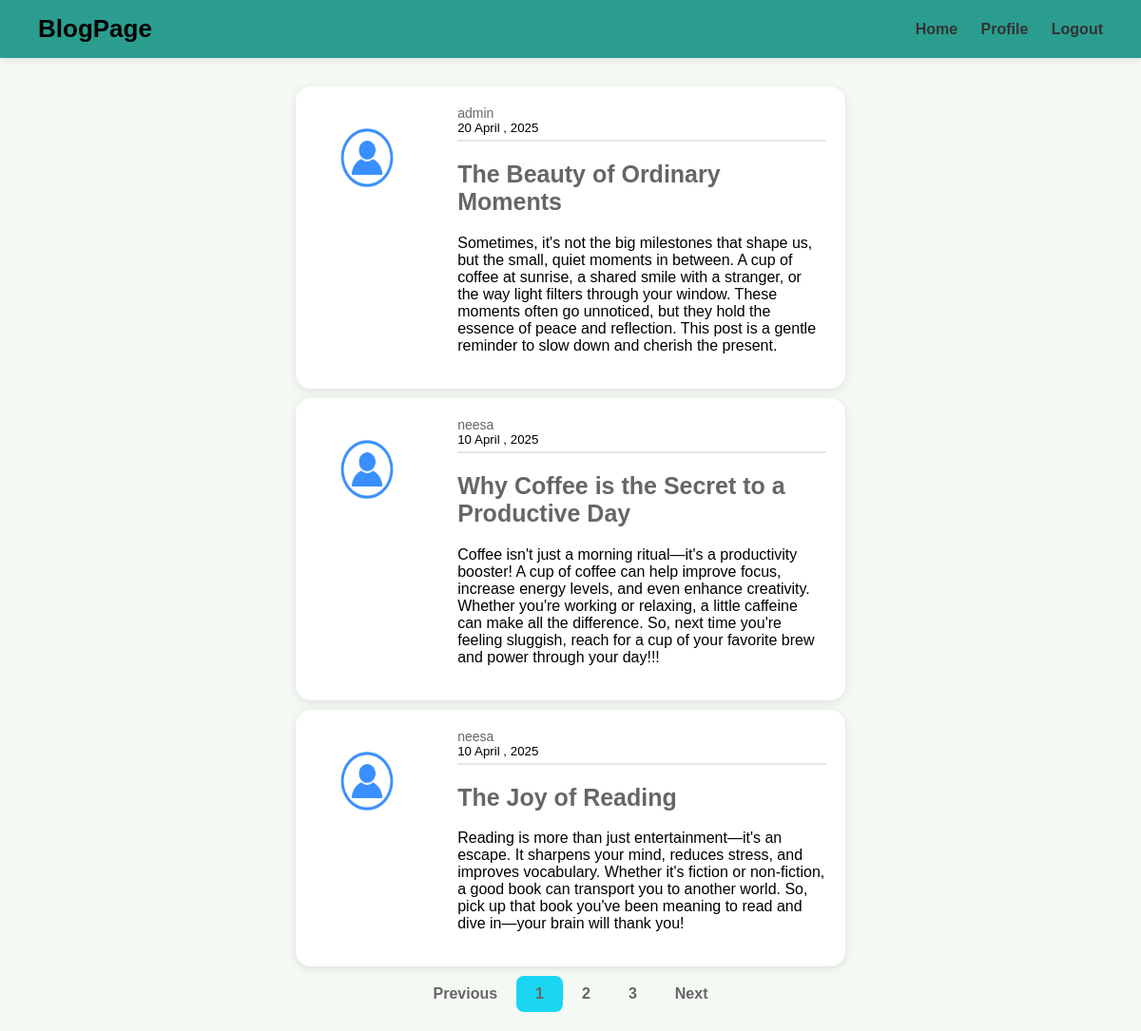
Screenshot of / (signed in) with the database file from the repository.
### dashboard/models.py (models this page shows, shortened)
class Post(models.Model):
    title = models.CharField(max_length=100)
    content = models.TextField()
    date_posted = models.DateTimeField(default=timezone.now)
    author = models.ForeignKey(User, on_delete=models.CASCADE)

### users/models.py (models this page shows, shortened)
class User(AbstractUser):
    email = models.EmailField(unique=True)
    bio = models.TextField(blank=True, null=True)
    profile_picture = models.ImageField(
        upload_to="profile_pics/", default="default.jpg", blank=True, null=True
    )

### dashboard/views.py (the view)
# urls.py: path("", HomeView.as_view(), name="home"),
class HomeView(LoginRequiredMixin, ListView):
    model = Post
    template_name = "dashboard/home.html"
    context_object_name = "posts"
    paginate_by = 3
    login_url = "login"
    def get_queryset(self):
        posts = Post.objects.order_by("-date_posted")
        for post in posts:
            post.display_date = custom_date_display(post.date_posted)
        return posts

### blogpage/utils.py (called while the page is built)
def custom_date_display(value):
    if not value:
        return ""
    now = timezone.now()
    date = (
        value
        if isinstance(value, datetime)
        else datetime.combine(value, datetime.min.time())
    )
    date_only = date.date()
    now_only = now.date()
    if date_only == now_only:
        diff = timesince(date, now)
        return f"{diff.split(',')[0]} ago"
    elif date_only == now_only - timedelta(days=1):
        return "Yesterday"
    else:
        return date.strftime("%d %B , %Y")

### dashboard/templates/dashboard/home.html
{% extends "dashboard/layout.html" %}
{% load static %}
{% block content %}
<div class="content-section">
    {% for post in posts %}
        <article class="media content-section">
            <div class="media">
                <img class="article-img" src="{{ '/media/default.jpg' }}" alt="Profile picture">
            </div>
                <div class="media-body">
                    <div class="article-metadata">
                        <a class="mr-3" href="{% url 'dashboard:user_account' username=post.author.username %}">
                            {{ post.author.username }}
                        </a>
                        <small class="text-muted">{{ post.display_date }}</small>
                    </div>
                    <h2>
                        <a class="article-title" href="{% url 'dashboard:post_detail' pk=post.id %}">
                            {{ post.title }}
                        </a>
                    </h2>
                    <p class="article-content">{{ post.content }}</p>
                </div>
        </article>
    {% endfor %}
    {% if is_paginated %}
    <div class="pagination">
        {% if page_obj.has_previous %}
            <a class="btn btn-outline-info mb-4" href="?page={{ page_obj.previous_page_number }}">Previous</a>
        {% else %}
            <a class="btn btn-outline-info mb-4 disabled" href="#">Previous</a>
        {% endif %}
        {% for page_num in paginator.page_range %}
            {% if page_num == page_obj.number %}
                <a class="btn btn-info mb-4" href="?page={{ page_num }}">{{ page_num }}</a>
            {% else %}
                <a class="btn btn-outline-info mb-4" href="?page={{ page_num }}">{{ page_num }}</a>
            {% endif %}
        {% endfor %}
        {% if page_obj.has_next %}
            <a class="btn btn-outline-info mb-4" href="?page={{ page_obj.next_page_number }}">Next</a>
        {% else %}
            <a class="btn btn-outline-info mb-4 disabled" href="#">Next</a>
        {% endif %}
    </div>
    {% endif %}
</div>
{% endblock %}

### dashboard/static/dashboard/style.css (style rules this page uses)
body { font-family: Arial, sans-serif; margin: 0; background: #f4f9f4; }
h1, h2, h3, h4, h5, h6 { color: #382d6a; }
a { color: #666; font-size: 14px; text-decoration: none; }
.content-section { padding: 10px; width: 80%; margin: 0 auto; }
.btn-info { background-color: #1ad6f3; }
.media.content-section { display: flex; align-items: flex-start; background: #ffffff; border-radius: 16px; padding: 20px; box-shadow: 0 2px 10px rgba(0, 0, 0, 0.1); max-width: 90%; margin: 10px auto; }
.media { display: flex; align-items: center; padding: 20px; gap: 20px; }
.article-img { height: 70px; width: 70px; margin-right: 20px; }
.article-title { font-size: 25px; }
.article-content { font-size: 16px; }
.article-metadata { display: flex; flex-direction: column; align-items: flex-start; padding-bottom: 5px; margin-bottom: 6px; border-bottom: 2px solid #e6e6e6; }
button, .btn { padding: 10px 20px; border: none; border-radius: 8px; font-size: 16px; font-weight: 600; cursor: pointer; transition: background 0.3s ease, color 0.3s ease; }
.pagination { display: flex; justify-content: center; }

### rows the page displays
Post: author.username "admin", display_date "20 April , 2025", title "The Beauty of Ordinary Moments", content "Sometimes, it's not the big milestones that shape us, but the small, quiet moments in between. A cup of coffee at sunrise, a shared smile with a stranger, or the way light filters through your window. These moments often go unnoticed, but they hold the essence of peace and reflection. This post is a gentle reminder to slow down and cherish the present."
Post: author.username "neesa", display_date "10 April , 2025", title "Why Coffee is the Secret to a Productive Day", content "Coffee isn't just a morning ritual—it's a productivity booster! A cup of coffee can help improve focus, increase energy levels, and even enhance creativity. Whether you're working or relaxing, a little caffeine can make all the difference. So, next time you're feeling sluggish, reach for a cup of your favorite brew and power through your day!!!"
Post: author.username "neesa", display_date "10 April , 2025", title "The Joy of Reading", content "Reading is more than just entertainment—it's an escape. It sharpens your mind, reduces stress, and improves vocabulary. Whether it's fiction or non-fiction, a good book can transport you to another world. So, pick up that book you've been meaning to read and dive in—your brain will thank you!"

### other values shown
{{ page_num }} "1"
{{ page_num }} "2" "3"
